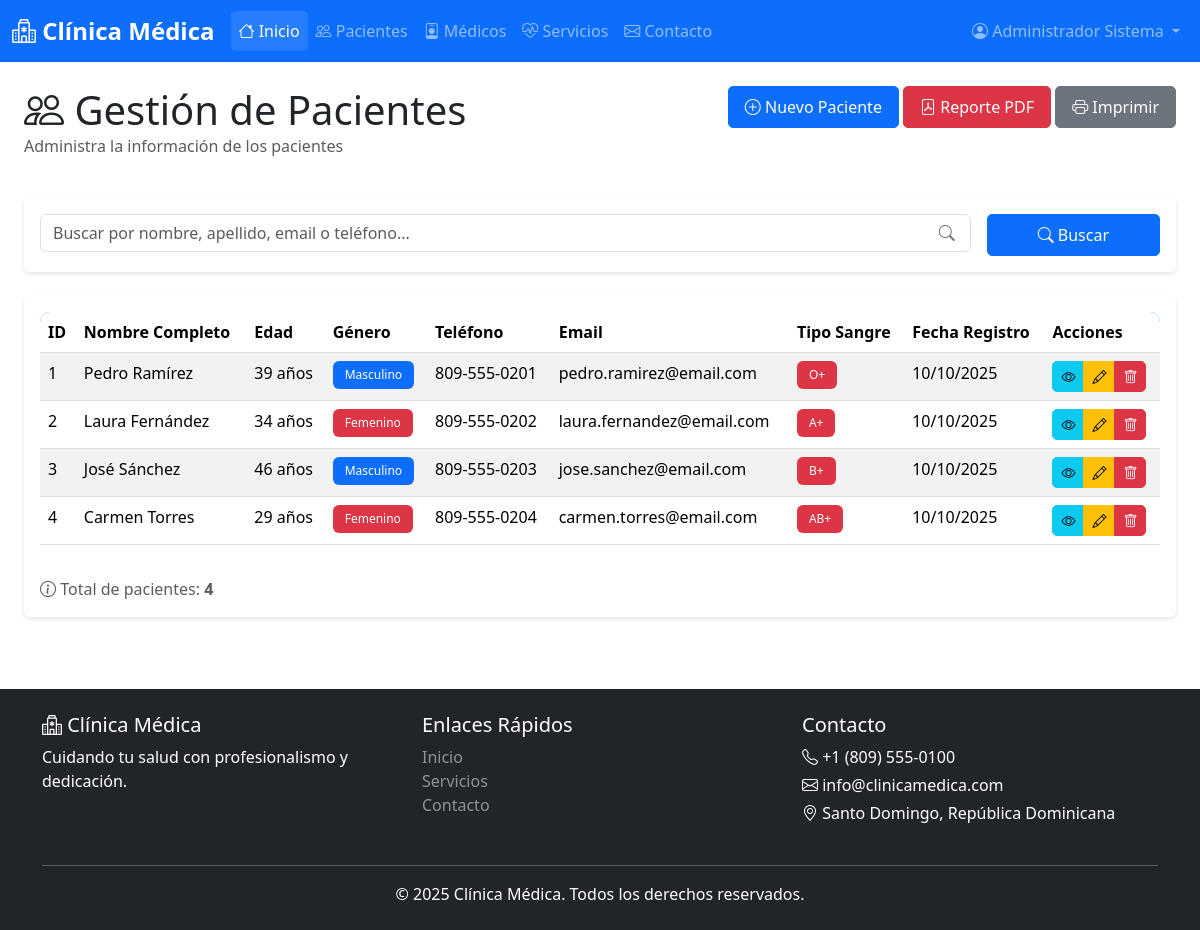
The page /pages/pacientes/index.php (signed in) on the database its author committed.
### tables this page shows
CREATE TABLE IF NOT EXISTS pacientes (
    id INT AUTO_INCREMENT PRIMARY KEY,
    nombre VARCHAR(100) NOT NULL,
    apellido VARCHAR(100) NOT NULL,
    fecha_nacimiento DATE NOT NULL,
    edad INT NOT NULL,
    genero ENUM('Masculino', 'Femenino', 'Otro') NOT NULL,
    telefono VARCHAR(20) NOT NULL,
    email VARCHAR(100),
    direccion TEXT NOT NULL,
    tipo_sangre VARCHAR(5),
    alergias TEXT,
    historial_medico TEXT,
    foto VARCHAR(255) DEFAULT NULL,
    fecha_registro TIMESTAMP DEFAULT CURRENT_TIMESTAMP,
    ultima_actualizacion TIMESTAMP DEFAULT CURRENT_TIMESTAMP ON UPDATE CURRENT_TIMESTAMP
);

### pages/pacientes/index.php (the view, shortened to what this page needs)
<?php
require_once __DIR__ . '/../../includes/header.php';
$conn = getConnection();
$searchQuery = '';
$query = "SELECT * FROM pacientes $searchQuery ORDER BY fecha_registro DESC";
$result = $conn->query($query);
?>
<div class="container-fluid">
    <div class="row mb-4">
        <div class="col">
            <h1 class="mb-0">
                <i class="bi bi-people"></i> Gestión de Pacientes
            </h1>
            <p class="text-muted">Administra la información de los pacientes</p>
        </div>
        <div class="col-auto">
            <a href="create.php" class="btn btn-primary">
                <i class="bi bi-plus-circle"></i> Nuevo Paciente
            </a>
            <a href="report_pdf.php" class="btn btn-danger no-print" target="_blank">
                <i class="bi bi-file-pdf"></i> Reporte PDF
            </a>
            <button onclick="window.print()" class="btn btn-secondary no-print">
                <i class="bi bi-printer"></i> Imprimir
            </button>
        </div>
    </div>
    <div class="card mb-4 no-print">
        <div class="card-body">
            <form method="GET" action="" class="row g-3">
                <div class="col-md-10">
                    <div class="search-box">
                        <input type="text" class="form-control" name="search" id="searchInput"
                               placeholder="Buscar por nombre, apellido, email o teléfono..."
                               value="<?php echo htmlspecialchars($_GET['search'] ?? ''); ?>">
                        <i class="bi bi-search"></i>
                    </div>
                </div>
                <div class="col-md-2">
                    <button type="submit" class="btn btn-primary w-100">
                        <i class="bi bi-search"></i> Buscar
                    </button>
                </div>
            </form>
        </div>
    </div>
    <div class="card">
        <div class="card-body">
            <div class="table-responsive">
                <table class="table table-hover table-striped" id="dataTable">
                    <thead>
                        <tr>
                            <th>ID</th>
                            <th>Nombre Completo</th>
                            <th>Edad</th>
                            <th>Género</th>
                            <th>Teléfono</th>
                            <th>Email</th>
                            <th>Tipo Sangre</th>
                            <th>Fecha Registro</th>
                            <th class="no-print">Acciones</th>
                        </tr>
                    </thead>
                    <tbody>
                        <?php if ($result && $result->num_rows > 0): ?>
                            <?php while ($row = $result->fetch_assoc()): ?>
                            <tr>
                                <td><?php echo $row['id']; ?></td>
                                <td>
                                    <?php echo htmlspecialchars($row['nombre'] . ' ' . $row['apellido']); ?>
                                </td>
                                <td><?php echo $row['edad']; ?> años</td>
                                <td>
                                    <span class="badge bg-<?php echo $row['genero'] === 'Masculino' ? 'primary' : 'danger'; ?>">
                                        <?php echo $row['genero']; ?>
                                    </span>
                                </td>
                                <td><?php echo htmlspecialchars($row['telefono']); ?></td>
                                <td><?php echo htmlspecialchars($row['email'] ?? 'N/A'); ?></td>
                                <td>
                                    <?php if ($row['tipo_sangre']): ?>
                                    <span class="badge bg-danger"><?php echo htmlspecialchars($row['tipo_sangre']); ?></span>
                                    <?php else: ?>
                                    N/A
                                    <?php endif; ?>
                                </td>
                                <td><?php echo date('d/m/Y', strtotime($row['fecha_registro'])); ?></td>
                                <td class="no-print">
                                    <div class="btn-group btn-group-sm" role="group">
                                        <a href="view.php?id=<?php echo $row['id']; ?>"
                                           class="btn btn-info" title="Ver detalles">
                                            <i class="bi bi-eye"></i>
                                        </a>
                                        <a href="edit.php?id=<?php echo $row['id']; ?>"
                                           class="btn btn-warning" title="Editar">
                                            <i class="bi bi-pencil"></i>
                                        </a>
                                        <a href="?delete=<?php echo $row['id']; ?>"
                                           class="btn btn-danger" title="Eliminar"
                                           onclick="return confirmarEliminacion('¿Está seguro de eliminar este paciente?')">
                                            <i class="bi bi-trash"></i>
                                        </a>
                                    </div>
                                </td>
                            </tr>
                            <?php endwhile; ?>
                        <?php endif; ?>
                    </tbody>
                </table>
            </div>
            <?php if ($result && $result->num_rows > 0): ?>
            <div class="mt-3">
                <p class="text-muted mb-0">
                    <i class="bi bi-info-circle"></i>
                    Total de pacientes: <strong><?php echo $result->num_rows; ?></strong>
                </p>
            </div>
            <?php endif; ?>
        </div>
    </div>
</div>
<?php
require_once __DIR__ . '/../../includes/footer.php';
?>

### assets/css/style.css (style rules this page uses)
:root { --primary-color: #0d6efd; --secondary-color: #6c757d; --success-color: #198754; --danger-color: #dc3545; --warning-color: #ffc107; --info-color: #0dcaf0; }
body { min-height: 100vh; display: flex; flex-direction: column; }
.card { transition: transform 0.3s ease, box-shadow 0.3s ease; border: none; box-shadow: 0 2px 4px rgba(0,0,0,0.1); }
.table-responsive { border-radius: 10px; overflow: hidden; }
.table thead { background-color: var(--primary-color); color: white; }
.btn { border-radius: 5px; padding: 0.5rem 1rem; transition: all 0.3s ease; }
.btn-group-sm .btn { padding: 0.25rem 0.5rem; font-size: 0.875rem; }
.badge { padding: 0.5rem 0.75rem; font-weight: 500; }
.search-box { position: relative; }
.search-box input { padding-right: 2.5rem; }
.search-box i { position: absolute; right: 1rem; top: 50%; transform: translateY(-50%); color: #6c757d; }

### rows shown on the page
pacientes: id "1", nombre+apellido "Pedro Ramírez", edad "39", genero "Masculino", telefono "809-555-0201", email "pedro.ramirez@email.com", tipo_sangre "O+", fecha_registro "10/10/2025"
pacientes: id "2", nombre+apellido "Laura Fernández", edad "34", genero "Femenino", telefono "809-555-0202", email "laura.fernandez@email.com", tipo_sangre "A+", fecha_registro "10/10/2025"
pacientes: id "3", nombre+apellido "José Sánchez", edad "46", genero "Masculino", telefono "809-555-0203", email "jose.sanchez@email.com", tipo_sangre "B+", fecha_registro "10/10/2025"
pacientes: id "4", nombre+apellido "Carmen Torres", edad "29", genero "Femenino", telefono "809-555-0204", email "carmen.torres@email.com", tipo_sangre "AB+", fecha_registro "10/10/2025"

### other values the page prints
$currentUser['nombre'] "Administrador Sistema"
$result->num_rows "4"
